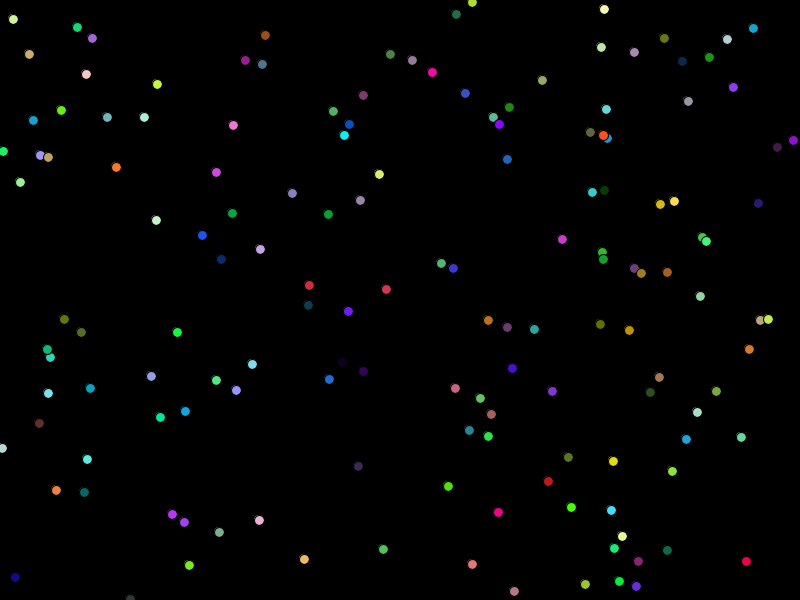
Frame 1 (no input)
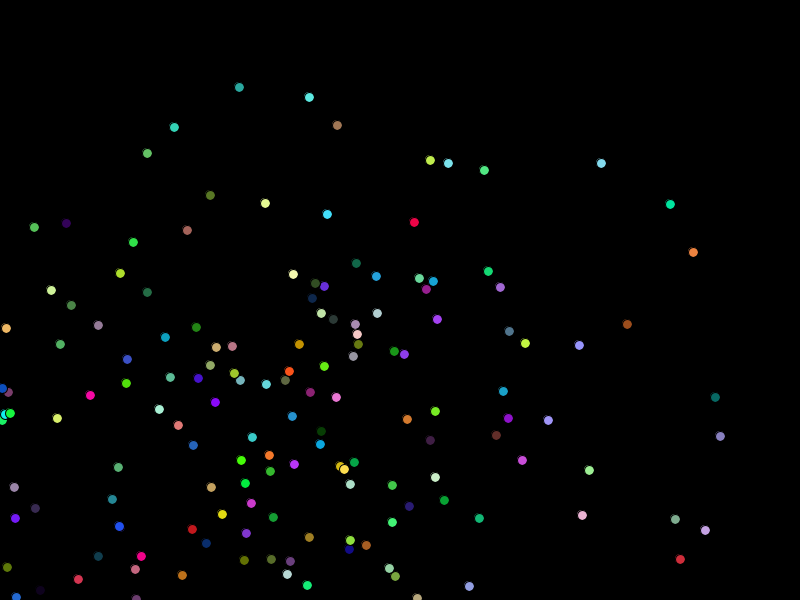
Frame 60 (the mouse pressed at the canvas centre just before this capture)
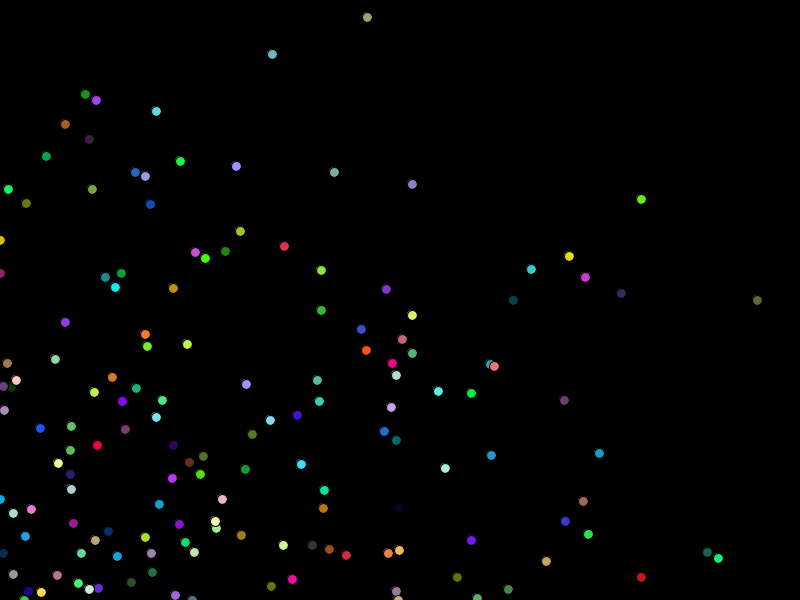
Frame 120 (the mouse held since frame 60 and released just before this capture)

The Processing sketch that drew these frames (run headless with seeded random() and noise(); from frame 60 on, the mouse is pressed at the canvas centre):

// Processing sketch: random_circle_moving
// ── random_circle_moving.pde
// cc為顏色 x為x座標 y為y座標
// 按下滑鼠左鍵x座標為mouseX
// 按下滑鼠右鍵y座標為mouseY
// 按下滑鼠滾輪x座標為mouseX且y座標為mouseY

int[][] cc=new int[15][10];
int[][] x=new int[15][10];
int[][] y=new int[15][10];
void setup(){
  size(800,600);
  for(int i=0;i<15;i++){
    for(int j=0;j<10;j++){
      cc[i][j]=color(random(255),random(255),random(255));
      x[i][j]=int(random(800));
      y[i][j]=int(random(600));
    }
  }
}

void draw(){
  background(0);
  for(int a=0;a<15;a++){
    for(int b=0;b<10;b++){
      fill(cc[a][b]);             
      x[a][b]-=random(10);
      y[a][b]+=random(10);
      if(x[a][b]<0){
        x[a][b]=int(random(800));
      }
      if(y[a][b]>600){
        y[a][b]=int(random(600));
      }
      ellipse(x[a][b],y[a][b],10,10);
    }
  }
}

void mousePressed(){
  if(mouseButton==LEFT){
    for(int c=0;c<15;c++){
      for(int d=0;d<10;d++){
        x[c][d]=mouseX;
        y[c][d]=int(random(600));
      }
    }
  }
  
  
  if(mouseButton==RIGHT){
    for(int e=0;e<15;e++){
      for(int f=0;f<10;f++){
        x[e][f]=int(random(800));
        y[e][f]=mouseY;
      }
    }
  }
  
  
  if(mouseButton==CENTER){
    for(int e=0;e<15;e++){
      for(int f=0;f<10;f++){
        x[e][f]=mouseX;
        y[e][f]=mouseY;
      }
    }
  }
}
